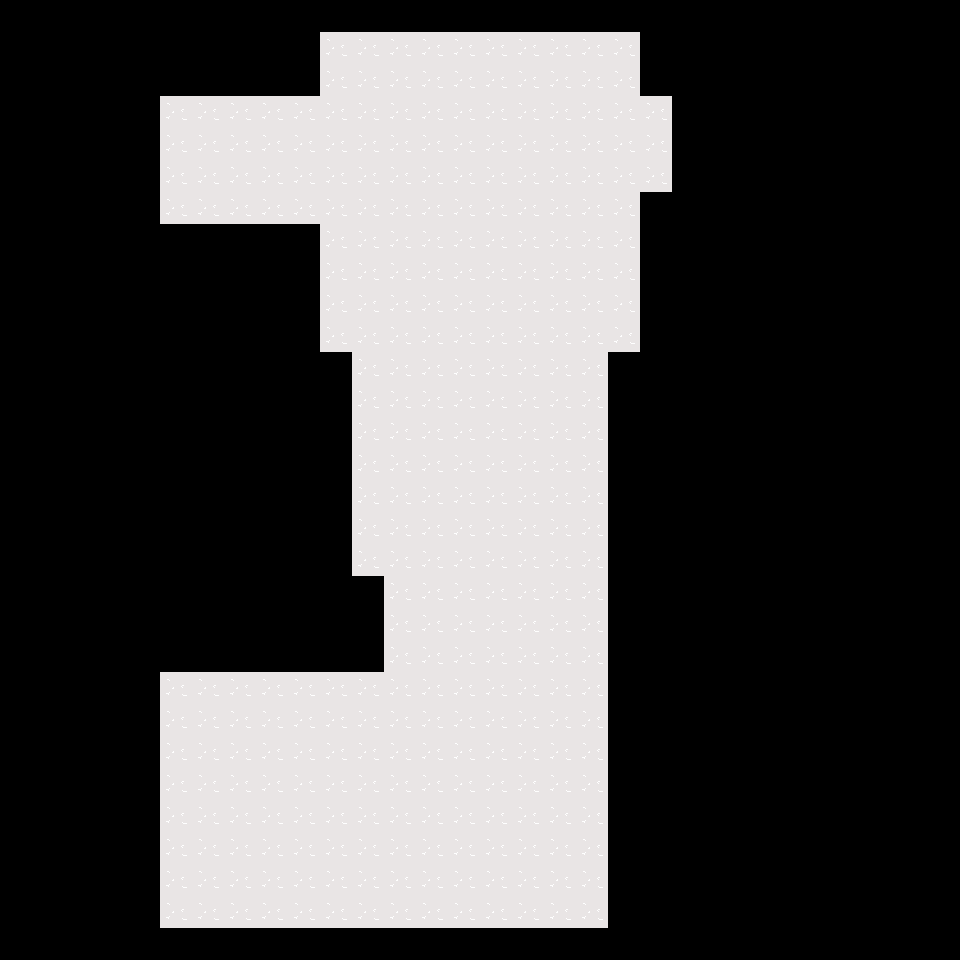

Rendered tile map (Tiled .tmx) drawn with the repository's tilesets; below, a short description and the full map source, tile grids included:
An orthogonal 30x30 tile map with 32x32 px tiles, 1 tile layer (Tile Layer 1).

<map version="1.0" tiledversion="1.1.3" orientation="orthogonal" renderorder="right-down" width="30" height="30" tilewidth="32" tileheight="32" infinite="0" nextobjectid="1">
 <tileset firstgid="1" source="W3Tilemap.tsx" />
 <layer name="Tile Layer 1" width="30" height="30">
  <data encoding="csv">
0,0,0,0,0,0,0,0,0,0,0,0,0,0,0,0,0,0,0,0,0,0,0,0,0,0,0,0,0,0,
0,0,0,0,0,0,0,0,0,0,2,2,2,2,2,2,2,2,2,2,0,0,0,0,0,0,0,0,0,0,
0,0,0,0,0,0,0,0,0,0,2,2,2,2,2,2,2,2,2,2,0,0,0,0,0,0,0,0,0,0,
0,0,0,0,0,2,2,2,2,2,2,2,2,2,2,2,2,2,2,2,2,0,0,0,0,0,0,0,0,0,
0,0,0,0,0,2,2,2,2,2,2,2,2,2,2,2,2,2,2,2,2,0,0,0,0,0,0,0,0,0,
0,0,0,0,0,2,2,2,2,2,2,2,2,2,2,2,2,2,2,2,2,0,0,0,0,0,0,0,0,0,
0,0,0,0,0,2,2,2,2,2,2,2,2,2,2,2,2,2,2,2,0,0,0,0,0,0,0,0,0,0,
0,0,0,0,0,0,0,0,0,0,2,2,2,2,2,2,2,2,2,2,0,0,0,0,0,0,0,0,0,0,
0,0,0,0,0,0,0,0,0,0,2,2,2,2,2,2,2,2,2,2,0,0,0,0,0,0,0,0,0,0,
0,0,0,0,0,0,0,0,0,0,2,2,2,2,2,2,2,2,2,2,0,0,0,0,0,0,0,0,0,0,
0,0,0,0,0,0,0,0,0,0,2,2,2,2,2,2,2,2,2,2,0,0,0,0,0,0,0,0,0,0,
0,0,0,0,0,0,0,0,0,0,0,2,2,2,2,2,2,2,2,0,0,0,0,0,0,0,0,0,0,0,
0,0,0,0,0,0,0,0,0,0,0,2,2,2,2,2,2,2,2,0,0,0,0,0,0,0,0,0,0,0,
0,0,0,0,0,0,0,0,0,0,0,2,2,2,2,2,2,2,2,0,0,0,0,0,0,0,0,0,0,0,
0,0,0,0,0,0,0,0,0,0,0,2,2,2,2,2,2,2,2,0,0,0,0,0,0,0,0,0,0,0,
0,0,0,0,0,0,0,0,0,0,0,2,2,2,2,2,2,2,2,0,0,0,0,0,0,0,0,0,0,0,
0,0,0,0,0,0,0,0,0,0,0,2,2,2,2,2,2,2,2,0,0,0,0,0,0,0,0,0,0,0,
0,0,0,0,0,0,0,0,0,0,0,2,2,2,2,2,2,2,2,0,0,0,0,0,0,0,0,0,0,0,
0,0,0,0,0,0,0,0,0,0,0,0,2,2,2,2,2,2,2,0,0,0,0,0,0,0,0,0,0,0,
0,0,0,0,0,0,0,0,0,0,0,0,2,2,2,2,2,2,2,0,0,0,0,0,0,0,0,0,0,0,
0,0,0,0,0,0,0,0,0,0,0,0,2,2,2,2,2,2,2,0,0,0,0,0,0,0,0,0,0,0,
0,0,0,0,0,2,2,2,2,2,2,2,2,2,2,2,2,2,2,0,0,0,0,0,0,0,0,0,0,0,
0,0,0,0,0,2,2,2,2,2,2,2,2,2,2,2,2,2,2,0,0,0,0,0,0,0,0,0,0,0,
0,0,0,0,0,2,2,2,2,2,2,2,2,2,2,2,2,2,2,0,0,0,0,0,0,0,0,0,0,0,
0,0,0,0,0,2,2,2,2,2,2,2,2,2,2,2,2,2,2,0,0,0,0,0,0,0,0,0,0,0,
0,0,0,0,0,2,2,2,2,2,2,2,2,2,2,2,2,2,2,0,0,0,0,0,0,0,0,0,0,0,
0,0,0,0,0,2,2,2,2,2,2,2,2,2,2,2,2,2,2,0,0,0,0,0,0,0,0,0,0,0,
0,0,0,0,0,2,2,2,2,2,2,2,2,2,2,2,2,2,2,0,0,0,0,0,0,0,0,0,0,0,
0,0,0,0,0,2,2,2,2,2,2,2,2,2,2,2,2,2,2,0,0,0,0,0,0,0,0,0,0,0,
0,0,0,0,0,0,0,0,0,0,0,0,0,0,0,0,0,0,0,0,0,0,0,0,0,0,0,0,0,0
</data>
 </layer>
</map>
